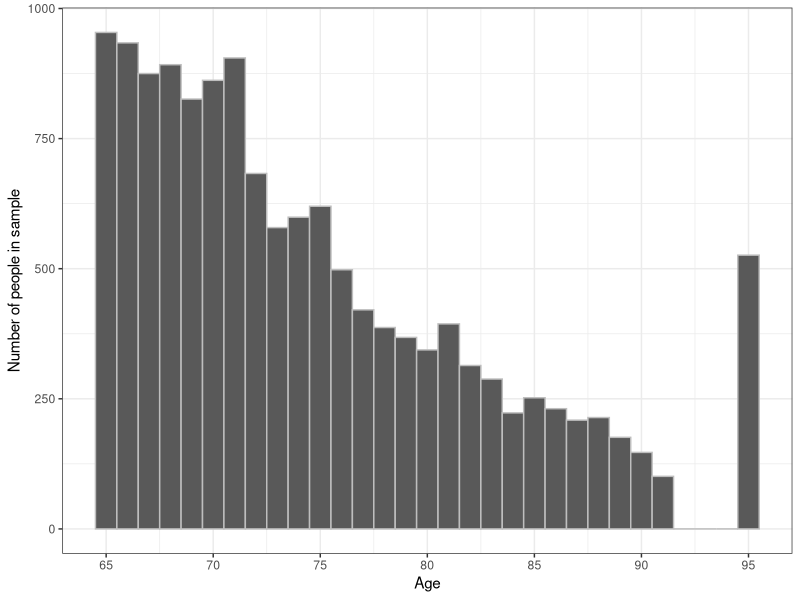
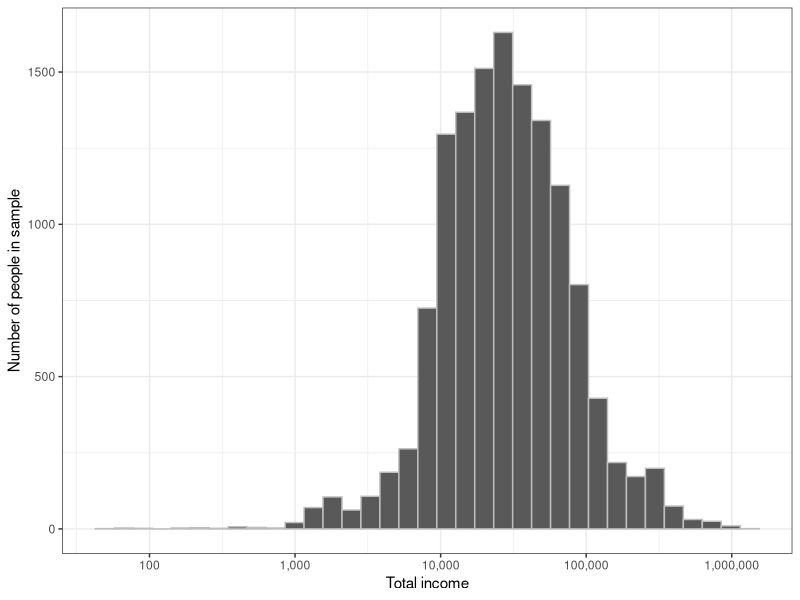
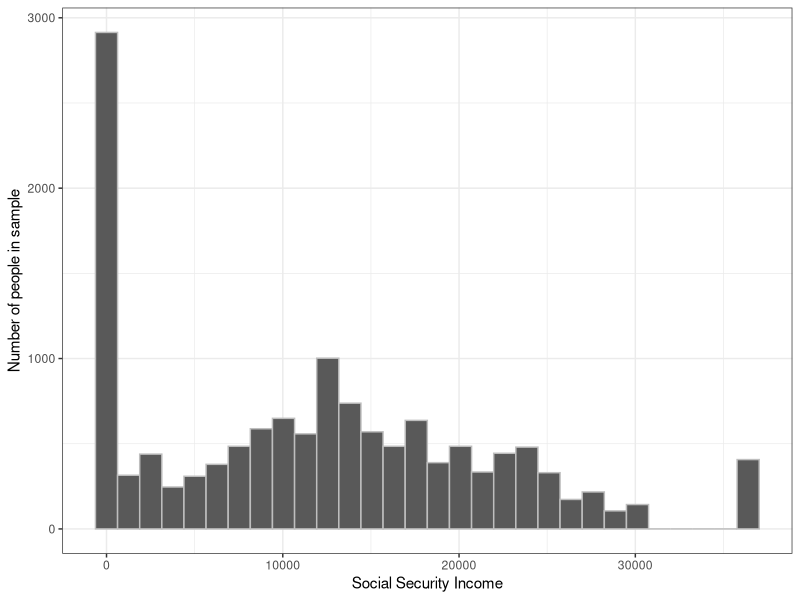
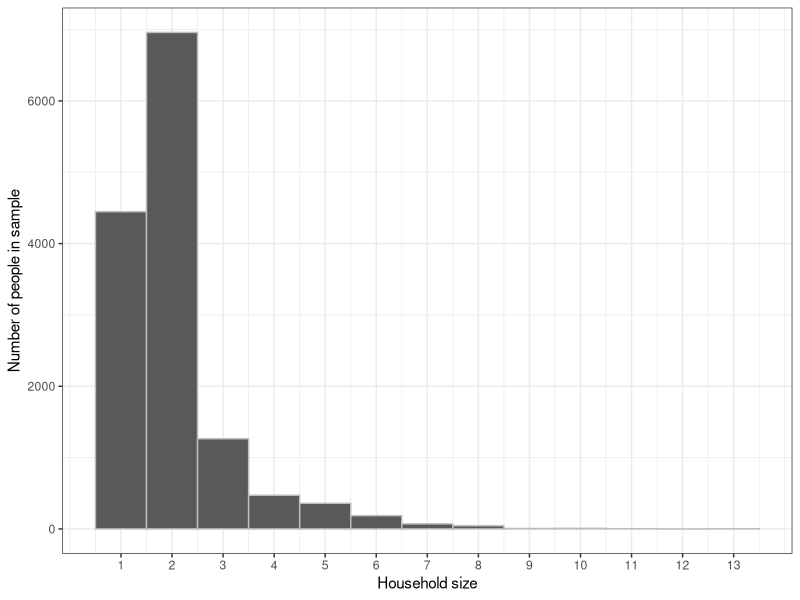

Reproduce these figures in R, in order.
## ---- chunk 1
library (tidyverse)
library (ggplot2)

person_data <- read_csv("people.csv")
attach(person_data)

## ---- chunk 2
mean(AGEP)
sd(AGEP)
conf_int <- t.test(person_data$AGEP)
conf_int$conf.int[1]
conf_int$conf.int[2]
## ---- chunk 3
quantile(AGEP)
## ---- chunk 4

ggplot(person_data, aes(x = AGEP)) + 
  geom_histogram(color = "gray",
                 binwidth = 1) +
  theme_bw() +
  scale_x_continuous(name = "Age",
                     breaks = breaks <- seq(60, 100, by = 5)) + 
  scale_y_continuous(name = "Number of people in sample") 
## ---- chunk 5
mean(PINCP)
sd(PINCP)
conf_int <- t.test(person_data$PINCP)
conf_int$conf.int[1]
conf_int$conf.int[2]
## ---- chunk 6
quantile(PINCP)
## ---- chunk 7

ggplot(person_data, aes(x = PINCP)) + 
  geom_histogram(color = "gray",
                 binwidth=.3) +
  theme_bw() +
  scale_x_continuous(name = "Total income",
                     trans = "log",
                     breaks = c (10, 100, 1000, 10000, 100000, 1000000),
                     labels = c ("10", "100", "1,000", "10,000", "100,000", "1,000,000")) + 
  scale_y_continuous(name = "Number of people in sample") 

## ---- chunk 8
mean(SSP)
sd(SSP)
conf_int <- t.test(person_data$SSP)
conf_int$conf.int[1]
conf_int$conf.int[2]
## ---- chunk 9
quantile(SSP)
## ---- chunk 10

ggplot(person_data, aes(x = SSP)) + 
  geom_histogram(color = "gray")+
  theme_bw() +
  scale_x_continuous(name = "Social Security Income") + 
  scale_y_continuous(name = "Number of people in sample")

## ---- chunk 11
mean(NP)
sd(NP)
conf_int <- t.test(person_data$NP)
conf_int$conf.int[1]
conf_int$conf.int[2]
## ---- chunk 12
quantile(NP)
## ---- chunk 13

ggplot(person_data, aes(x = NP)) + 
  geom_histogram(color = "gray",
                 binwidth = 1) +
  theme_bw() +
  scale_x_continuous(name = "Household size",
                     breaks = seq(1, 13, by = 1))+
  scale_y_continuous(name = "Number of people in sample")
  
## ---- chunk 14
unique(person_data$SEX_label)
unique(person_data$RAC1P_label)
unique(person_data$MAR_label)
unique(person_data$TEN_label)
unique(person_data$ESR_label)
unique(person_data$WKL_label)
unique(person_data$DOUT_label)
unique(person_data$GCL_label)
## ---- chunk 15

t.test(person_data$SEX_label=="Female")
t.test(person_data$SEX_label=="Male")

table (person_data$SEX_label)/sum (table(person_data$SEX_label))

## ---- chunk 16

t.test (person_data$RAC1P_label=="White alone")
t.test (person_data$RAC1P_label=="Black or African American alone")
t.test (person_data$RAC1P_label=="Some Other Race alone")
t.test (person_data$RAC1P_label=="Two or More Races")
t.test (person_data$RAC1P_label=="Asian alone")
t.test (person_data$RAC1P_label=="American Indian alone")
t.test (person_data$RAC1P_label=="American Indian and Alaska Native tribes specified; or American Indian or Alaska Native, not specified and no other races")

table (person_data$RAC1P_label)/sum (table(person_data$RAC1P_label))

## ---- chunk 17

t.test (person_data$MAR_label=="Married")
t.test (person_data$MAR_label=="Widowed")
t.test (person_data$MAR_label=="Never married or under 15 years old")
t.test (person_data$MAR_label=="Divorced")
t.test (person_data$MAR_label=="Separated")

table (person_data$MAR_label)/sum (table(person_data$MAR_label))
## ---- chunk 18

t.test (person_data$TEN_label=="N/A (GQ/vacant)")
t.test (person_data$TEN_label=="Owned free and clear")
t.test (person_data$TEN_label=="Rented")
t.test (person_data$TEN_label=="Owned with mortgage or loan (include home equity loans)")
t.test (person_data$TEN_label=="Occupied without payment of rent")

table (person_data$TEN_label)/sum (table(person_data$TEN_label))
## ---- chunk 19

t.test (person_data$ESR_label=="Not in labor force")
t.test (person_data$ESR_label=="Civilian employed, at work")
t.test (person_data$ESR_label=="Civilian employed, with a job but not at work")
t.test (person_data$ESR_label=="Unemployed")

table (person_data$ESR_label)/sum (table(person_data$ESR_label))
## ---- chunk 20

t.test (person_data$WKL_label=="Over 5 years ago or never worked")
t.test (person_data$WKL_label=="Within the past 12 months")
t.test (person_data$WKL_label=="1-5 years ago")

table (person_data$WKL_label)/sum (table(person_data$WKL_label))
## ---- chunk 21

t.test (person_data$DOUT_label=="Yes")
t.test (person_data$DOUT_label=="No")

table (person_data$DOUT_label)/sum (table(person_data$DOUT_label))
## ---- chunk 22

t.test (person_data$GCL_label=="Yes")
t.test (person_data$GCL_label=="No")

table (person_data$GCL_label)/sum (table(person_data$GCL_label))

